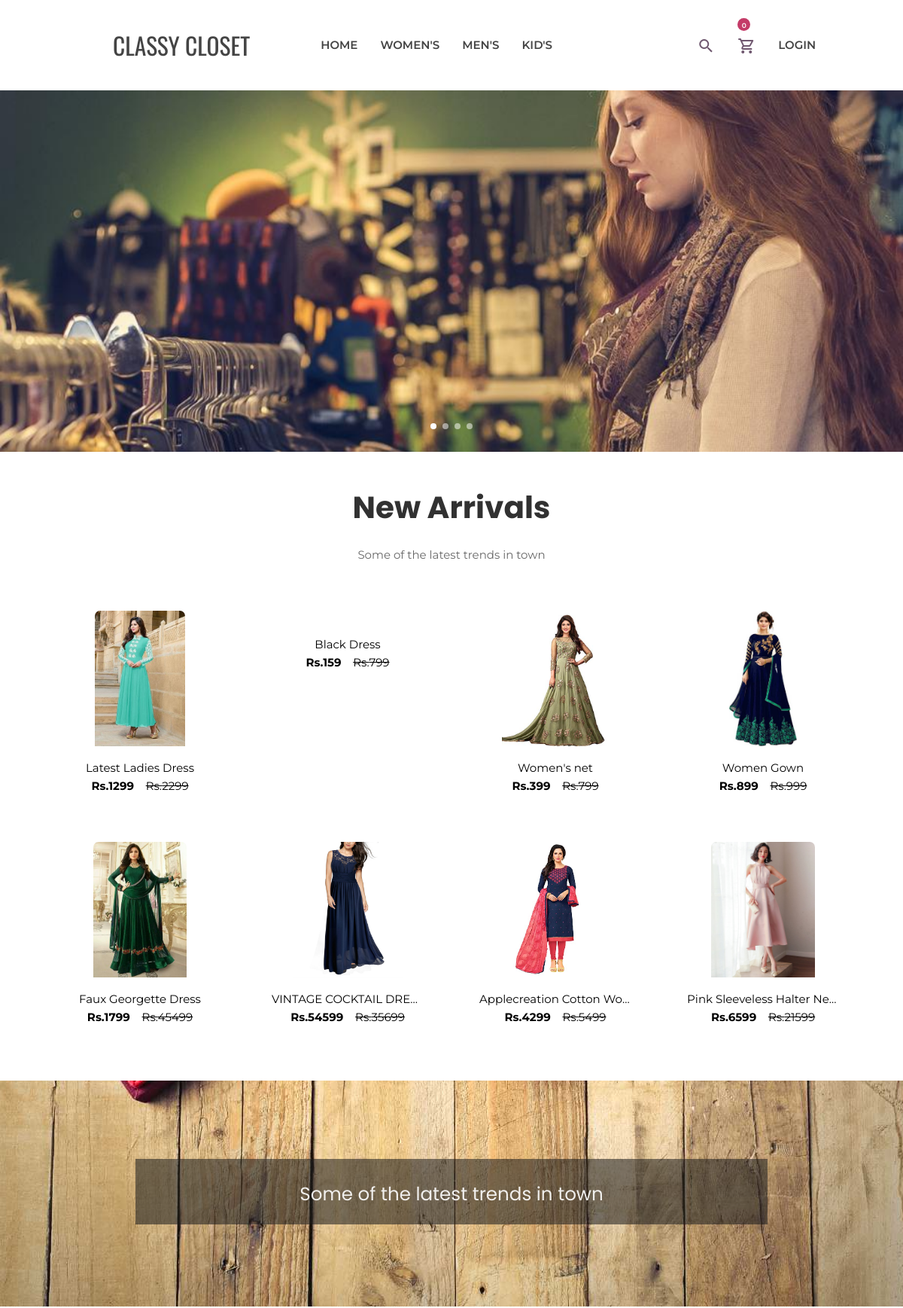
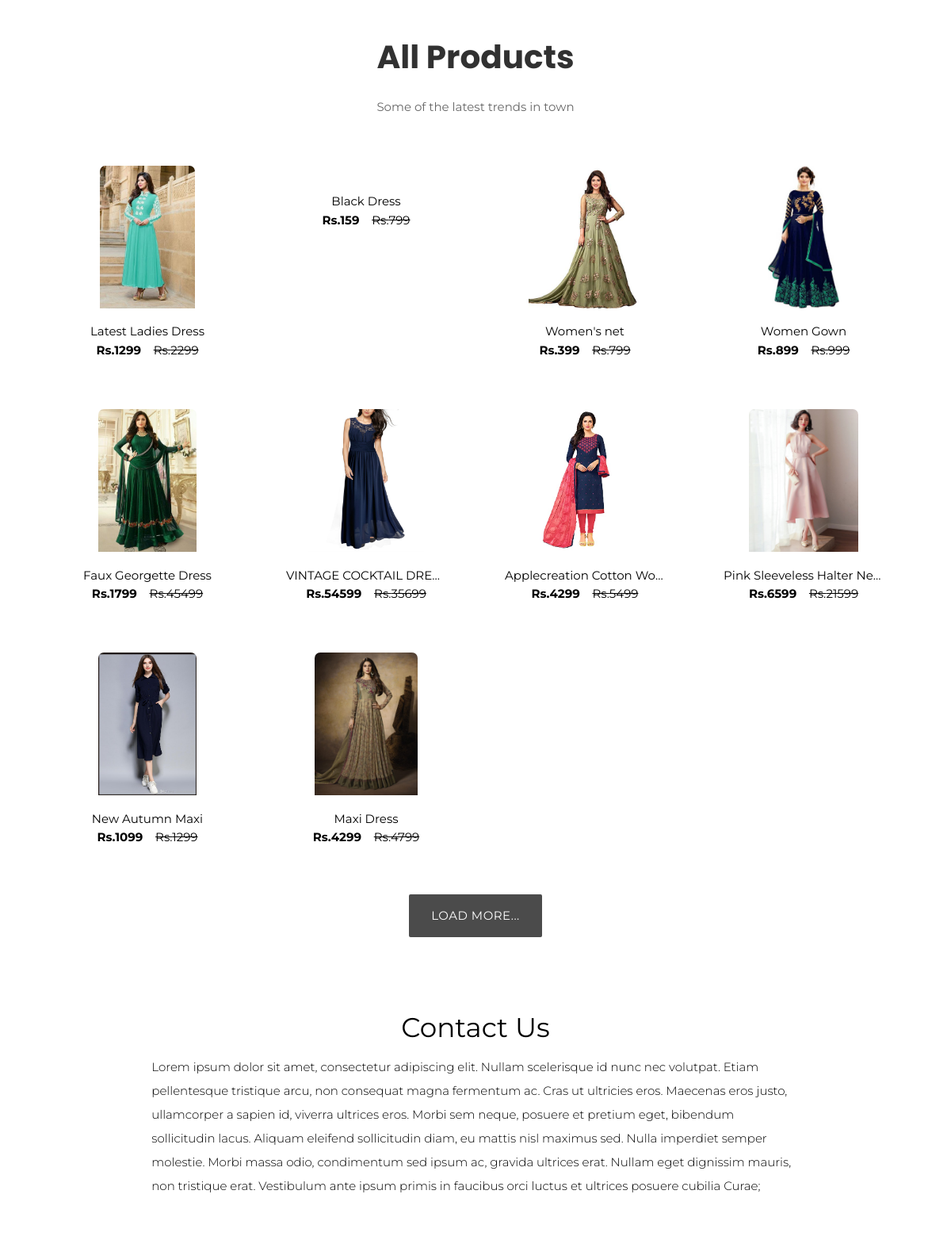
The page / (upper part) on the database its author committed (2 pictures, top to bottom).
### tables this page shows
CREATE TABLE `super_category` (
  `id` int(11) NOT NULL,
  `super_category` varchar(255) NOT NULL,
  `status` tinyint(4) NOT NULL
);

CREATE TABLE `product` (
  `id` int(11) NOT NULL,
  `categories_id` int(11) NOT NULL,
  `name` varchar(255) NOT NULL,
  `mrp` float NOT NULL,
  `price` float NOT NULL,
  `qty` int(11) NOT NULL,
  `image` varchar(255) NOT NULL,
  `brand` varchar(70) NOT NULL,
  `color` varchar(20) NOT NULL,
  `size` smallint(6) NOT NULL,
  `fabric` varchar(20) NOT NULL,
  `short_desc` varchar(2000) NOT NULL,
  `description` text NOT NULL,
  `meta_title` varchar(2000) NOT NULL,
  `meta_desc` varchar(2000) NOT NULL,
  `meta_keyword` varchar(2000) NOT NULL,
  `added_by` int(11) NOT NULL,
  `status` tinyint(4) NOT NULL
);

### includes/add_to_cart.inc.php (called while the page is built, shortened)
<?php
class add_to_cart
{
    function totalProduct()
    {
        if (isset($_SESSION['cart'])) {
            return count($_SESSION['cart']);
        } else {
            return 0;
        }
    }
}

### includes/function.inc.php (called while the page is built, shortened)
<?php
function get_product($con, $limit = '', $cat_id = '', $product_id = '')
{
    $data = array();
    $sql = "SELECT product.*,categories.categories FROM product,categories WHERE product.status=1";
    $sql .= " AND product.categories_id=categories.id";
    $sql .= " ORDER BY product.id DESC";
    if ($limit != '') {
        $sql .= " LIMIT $limit";
    }
    $res = mysqli_query($con, $sql);
    while ($row = mysqli_fetch_assoc($res)) {
        $data[] = $row;
    }
    return $data;
}

### index.php (the view, shortened to what this page needs)
<?php require('includes/header.inc.php'); ?>
<div class="slider-container" style="background-color: #fff;">
    <div class="carousel carousel-slider">
        <a class="carousel-item" href="#one!"><img src="media/slider/1.jpg"></a>
    </div>
</div>
<div id="new_arrivals">
    <div class="title center">
        <h1>New Arrivals</h1>
        <p>Some of the latest trends in town</p>
    </div>
    <div class="">
        <div class="row product_container">
            <?php
            $get_product = get_product($con, '8', '', '');
            foreach ($get_product as $list) {
            ?>
                <div class="col s6 m4 l3 product_container_inner">
                    <div class="dress-card box_shadow center">
                        <a href="product.php?id=<?php echo $list['id'] ?>" class="black-text">
                            <div class="dress-card-head">
                                <img class="dress-card-img-top" src="<?php echo "media/product/" . $list['image'] ?>" alt="">
                            </div>
                            <div class="dress-card-body">
                                <h4 class="dress-card-title"> <?php echo $list['name'] ?></h4>
                                <p class="dress-card-para">
                                    <span class="dress-card-price ">Rs.<?php echo $list['price'] ?> &ensp;</span>
                                    <span class="dress-card-crossed ">Rs.<?php echo $list['mrp'] ?></span>
                                    <a href="javascript:void(0)" onclick="wishlist_manage('<?php echo $list['id'] ?>','add')" class="wishlist"><i class="fa fa-heart" aria-hidden="true"></i>
                                    </a>
                                </p>
                            </div>
                        </a>
                    </div>
                </div>
            <?php
            }
            ?>
        </div>
    </div>
</div>
<div class="parallax-container valign-wrapper">
    <div class="section no-pad-bot">
        <div class="container">
            <div class="row center breadcrumb_wrapper">
                <h5 class="header col s12">Some of the latest trends in town
                </h5>
            </div>
        </div>
    </div>
    <div class="parallax"><img src="media/parallax/2.jpg" alt="Unsplashed background img 2"></div>
</div>
<div id="all_products">
    <div class="title center">
        <h1>All Products</h1>
        <p>Some of the latest trends in town</p>
    </div>
    <div class="row center product_container">
        <?php
        $get_product = get_product($con, '', '', '');
        foreach ($get_product as $list) {
        ?>
            <div class="col s6 m4 l3 product_container_inner">
                <div class="dress-card box_shadow center">
                    <a href="product.php?id=<?php echo $list['id'] ?>" class="black-text">
                        <div class="dress-card-head">
                            <img class="dress-card-img-top" src="<?php echo "media/product/" . $list['image'] ?>" alt="">
                        </div>
                        <div class="dress-card-body">
                            <h4 class="dress-card-title"> <?php echo $list['name'] ?></h4>
                            <p class="dress-card-para">
                                <span class="dress-card-price ">Rs.<?php echo $list['price'] ?> &ensp;</span>
                                <span class="dress-card-crossed ">Rs.<?php echo $list['mrp'] ?></span>
                                <a href="javascript:void(0)" onclick="wishlist_manage('<?php echo $list['id'] ?>','add')" class="wishlist"><i class="fa fa-heart" aria-hidden="true"></i>
                                </a>
                            </p>
                        </div>
                    </a>
                </div>
            </div>
        <?php
        }
        ?>
        <div class="col s12">
            <a id="all_product_button" class="waves-effect waves-light btn-large  btn-flat center">Load More...</a> </div>
    </div>
</div>
<div class="container">
    <div class="section">
        <div class="row">
            <div class="col s12 center">
                <h4>Contact Us</h4>
                <p class="left-align light">Lorem ipsum dolor sit amet, consectetur adipiscing elit. Nullam scelerisque id
                    nunc nec volutpat. Etiam pellentesque tristique arcu, non consequat magna fermentum ac. Cras ut ultricies
                    eros. Maecenas eros justo, ullamcorper a sapien id, viverra ultrices eros. Morbi sem neque, posuere et
                    pretium eget, bibendum sollicitudin lacus. Aliquam eleifend sollicitudin diam, eu mattis nisl maximus sed.
                    Nulla imperdiet semper molestie. Morbi massa odio, condimentum sed ipsum ac, gravida ultrices erat. Nullam
                    eget dignissim mauris, non tristique erat. Vestibulum ante ipsum primis in faucibus orci luctus et
                    ultrices
                    posuere cubilia Curae;</p>
            </div>
        </div>
    </div>
</div>
<section>
</section>
<?php require('includes/footer.inc.php'); ?>

### includes/header.inc.php (shortened to what this page needs)
<?php
require('connection.inc.php');
require('function.inc.php');
require('add_to_cart.inc.php');
$obj = new add_to_cart();
$totalProduct = $obj->totalProduct();
?>
<!DOCTYPE html>
<html lang="en">
<head>
    <link rel="stylesheet" href="https://cdnjs.cloudflare.com/ajax/libs/font-awesome/4.7.0/css/font-awesome.min.css">
    <link href="css/materialize.css" type="text/css" rel="stylesheet" media="screen,projection" />
    <link href="css/style.css" type="text/css" rel="stylesheet" media="screen,projection" />
    <link href="css/jquery-ui.css" type="text/css" rel="stylesheet" media="screen,projection" />
</head>
<body class="">
    <nav id="nav" class="white z-depth-0" role="navigation">
        <div class="row">
            <div class="col s12 m3 center">
                <a id="logo-container" class="brand-logo" href="index.php">CLASSY CLOSET</a>
            </div>
            <div class="col s12 m5 offset-m1">
                <ul id="hover" class="hide-on-med-and-down nav-ul">
                    <li><a href="index.php">Home</a> </li>
                    <?php
                    $res = mysqli_query($con, "SELECT * FROM super_category WHERE status=1");
                    while ($row = mysqli_fetch_assoc($res)) {
                    ?>
                        <li><a href="categories.php?id=<?php echo $row['id'] ?>"><?php echo $row['super_category'] ?></a>
                        </li>
                    <?php } ?>
                </ul>
            </div>
            <div class="col s12 m3">
                <ul id="hover" class="hide-on-med-and-down nav-ul">
                    <li id="search_icon"><a> <i class="material-icons-outlined">search</i></a> </li>
                    <li id="nav_cart">
                        <div class="htc__shopping__cart">
                            <a class="cart__menu" href="cart.php"><i class="material-icons-outlined">shopping_cart</i></a>
                            <a href="cart.php">
                                <span class="htc__qua"><?php echo $totalProduct ?></span>
                            </a>
                        </div>
                    </li>
                    <li>
                        <?php
                        if (isset($_SESSION['USER_LOGIN'])) {
                            echo
                                '<a> <i class="material-icons-outlined">account_circle</i> &#8964;</a>
                                    </a>
                                    <ul  class="user">
                                <li><a href="user_profile.php">'
                                    . $_SESSION['USER_NAME'] . '
                                    </a></li>
                                <li><a href="user_profile.php#my_order">My Orders
                                     </a></li>
                                     <li><a href="user_profile.php#my_wishlist">My Wishlist</a></li>
                                <li><a href="logout.php">Logout</a></li>
                            </ul>
                                     ';
                        } else {
                            echo '<a href="login.php">Login</a>';
                        }
                        ?>
                    </li>
                </ul>
            </div>
        </div>
    </nav>

### css/style.css (style rules this page uses)
html { scroll-behavior: smooth }
nav ul a, nav .brand-logo { color: #444; }
p { line-height: 2rem; }
.parallax-container { min-height: 300px; line-height: 0; height: auto; color: rgba(255, 255, 255, 0.9); }
.parallax-container .section { width: 100%; }
body { font-family: "Montserrat", sans-serif; color: #000; }
nav { height: 15vh !important; position: relative; z-index: 999; line-height: 15vh; text-transform: uppercase; }
.nav-ul { font-weight: 600; }
.brand-logo { font-size: 2.1rem !important; font-family: "Oswald", sans-serif; }
nav i, nav [class^="mdi-"], nav [class*="mdi-"], nav i.material-icons { display: unset; }
.material-icons-outlined { font-weight: 300; color: #442644c5; vertical-align: middle; display: inline; }
.slider-container { position: relative; }
.carousel.carousel-slider { height: 60vh !important; object-fit: cover; }
.product_container { padding: 1% 4% !important; }
.product_container_inner { padding: 2% !important; }
#new_arrivals { background-color: #fff; padding-top: 10px; }
#new_arrivals .title h1 { color: #313131; font-family: "Poppins", sans-serif; font-size: 2.7em !important; font-weight: 700; }
#new_arrivals .title p { color: #686868; font-size: 1em !important; font-weight: 400; padding-bottom: 10px; }
.dress-card { border-radius: 14px; width: 100%; }
.dress-card-img-top { width: auto; max-width: 100%; object-fit: cover; height: 40vw; border-radius: 7px 7px 0 0; }
@media only screen and (min-width: 601px) { .dress-card-img-top { height: 30vw; } }
@media only screen and (min-width: 993px) { .dress-card-img-top { height: 15vw; } }
.dress-card-body { padding: 1em; border-radius: 0 0 7px 7px; }
.dress-card-title { font-size: 1em; margin: 0; display: block; width: auto; overflow: hidden; white-space: nowrap; text-overflow: ellipsis; }
.dress-card-crossed { text-decoration: line-through; }
.dress-card-price { font-size: 1rem; font-weight: bold; }
.dress-card-para { margin: 0; font-size: 1rem; }
#all_products { background-color: #fff; padding-top: 10px; }
#all_products .title h1 { color: #313131; font-family: "Poppins", sans-serif; font-size: 2.7em !important; font-weight: 700; }
#all_products .title p { color: #686868; font-size: 1em !important; font-weight: 400; padding-bottom: 10px; }
#all_product_button.btn-large { margin: 20px; background-color: rgb(75, 75, 75); color: rgb(255, 255, 255); }
.btn-large { margin: 20px; margin-left: 0; background-color: rgb(255, 255, 255); color: rgb(36, 36, 36); }
.breadcrumb_wrapper { font-family: Poppins, sans-serif; z-index: -1; padding-top: 2%; padding-bottom: 2%; background-color: rgba(29, 29, 29, 0.562); }
span.htc__qua { background: #c43b68; border-radius: 100%; color: #fff; font-size: 9px; height: 17px; line-height: 19px; position: absolute; right: 17; text-align: center; top: 20%; width: 17px; }
.wishlist { position: absolute; top: 0; right: 20px; width: 30px; height: 30px; background-color: rgb(255, 255, 255); color: #ff0000; padding: 5px; font-size: 20px; line-height: 20px; border-radius: 50%; float: right; }

### rows shown on the page
super_category: super_category "WOMEN'S"
super_category: super_category "MEN'S"
super_category: super_category "KID'S"
product: image (picture), name "Latest Ladies Dress", price "1299", mrp "2299"
product: name "Black Dress", price "159", mrp "799"
product: image (picture), name "Women's net", price "399", mrp "799"
product: image (picture), name "Women Gown", price "899", mrp "999"
product: image (picture), name "Faux Georgette Dress", price "1799", mrp "45499"
product: image (picture), name "VINTAGE COCKTAIL DRESS", price "54599", mrp "35699"
product: image (picture), name "Applecreation Cotton Wo…", price "4299", mrp "5499"
product: image (picture), name "Pink Sleeveless Halter Ne…", price "6599", mrp "21599"
product: image (picture), name "New Autumn Maxi", price "1099", mrp "1299"
product: image (picture), name "Maxi Dress", price "4299", mrp "4799"

### other values the page prints
$totalProduct "0"
